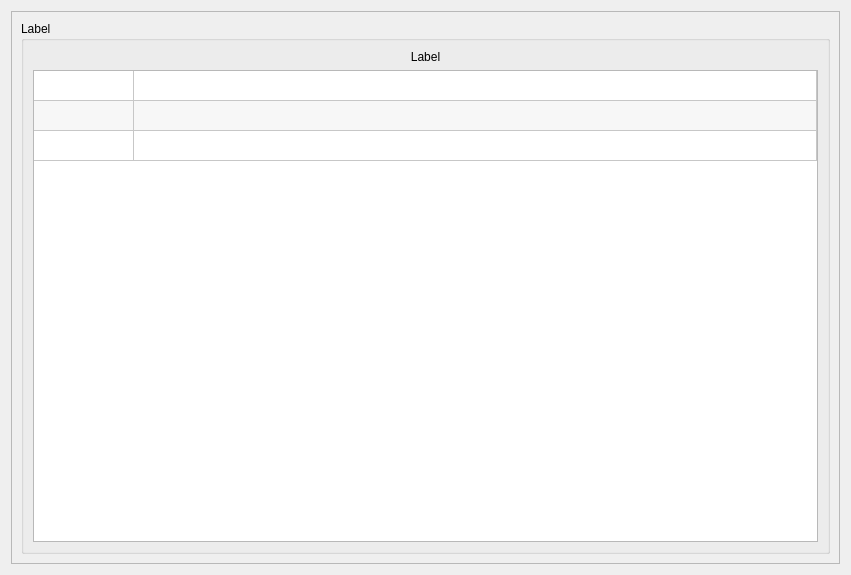
<?xml version="1.0" encoding="UTF-8"?>
<ui version="4.0">
 <class>Detail</class>
 <widget class="QWidget" name="Detail">
  <property name="geometry">
   <rect>
    <x>0</x>
    <y>0</y>
    <width>851</width>
    <height>575</height>
   </rect>
  </property>
  <property name="windowTitle">
   <string>Chi tiết</string>
  </property>
  <layout class="QHBoxLayout" name="horizontalLayout_2">
   <item>
    <widget class="QFrame" name="frame">
     <property name="frameShape">
      <enum>QFrame::StyledPanel</enum>
     </property>
     <property name="frameShadow">
      <enum>QFrame::Raised</enum>
     </property>
     <layout class="QHBoxLayout" name="horizontalLayout">
      <item>
       <widget class="QGroupBox" name="groupBox">
        <property name="title">
         <string>Label</string>
        </property>
        <layout class="QGridLayout" name="gridLayout">
         <item row="1" column="0">
          <widget class="QTableWidget" name="table">
           <property name="styleSheet">
            <string notr="true"/>
           </property>
           <property name="editTriggers">
            <set>QAbstractItemView::NoEditTriggers</set>
           </property>
           <property name="alternatingRowColors">
            <bool>true</bool>
           </property>
           <property name="selectionMode">
            <enum>QAbstractItemView::SingleSelection</enum>
           </property>
           <property name="selectionBehavior">
            <enum>QAbstractItemView::SelectItems</enum>
           </property>
           <property name="gridStyle">
            <enum>Qt::SolidLine</enum>
           </property>
           <property name="cornerButtonEnabled">
            <bool>true</bool>
           </property>
           <property name="rowCount">
            <number>3</number>
           </property>
           <property name="columnCount">
            <number>2</number>
           </property>
           <attribute name="horizontalHeaderVisible">
            <bool>false</bool>
           </attribute>
           <attribute name="horizontalHeaderCascadingSectionResizes">
            <bool>false</bool>
           </attribute>
           <attribute name="horizontalHeaderHighlightSections">
            <bool>true</bool>
           </attribute>
           <attribute name="horizontalHeaderStretchLastSection">
            <bool>true</bool>
           </attribute>
           <attribute name="verticalHeaderVisible">
            <bool>false</bool>
           </attribute>
           <attribute name="verticalHeaderStretchLastSection">
            <bool>false</bool>
           </attribute>
           <row/>
           <row/>
           <row/>
           <column/>
           <column/>
           <item row="0" column="0">
            <property name="text">
             <string/>
            </property>
           </item>
          </widget>
         </item>
         <item row="0" column="0">
          <widget class="QLabel" name="label">
           <property name="text">
            <string>Label</string>
           </property>
           <property name="alignment">
            <set>Qt::AlignCenter</set>
           </property>
          </widget>
         </item>
        </layout>
       </widget>
      </item>
     </layout>
    </widget>
   </item>
  </layout>
 </widget>
 <resources/>
 <connections/>
</ui>
